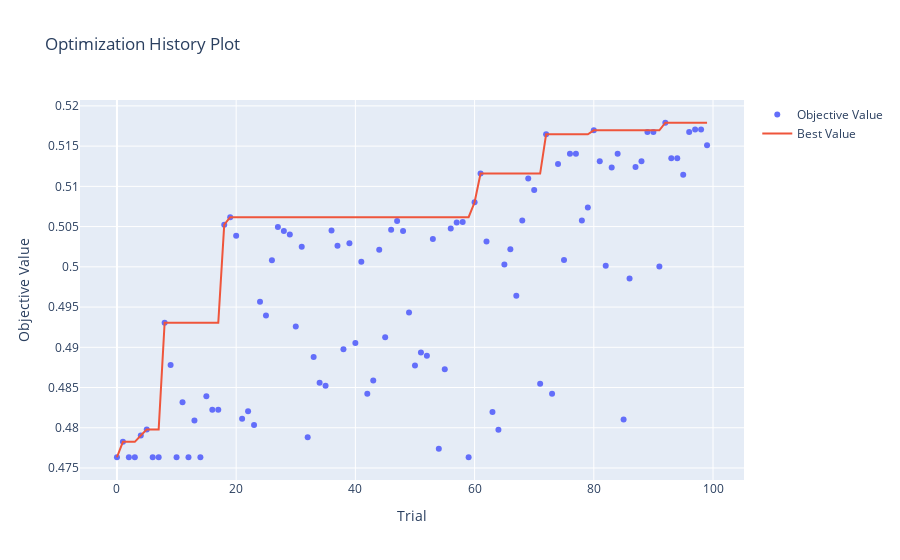

Notebook code for this chart:
### Markdown cell above
### 2.3 Optuna Visualizations
Visualizing hyper-parameter tuning results obtained by running Optuna.

### Code cell
optuna.visualization.plot_optimization_history(study)
